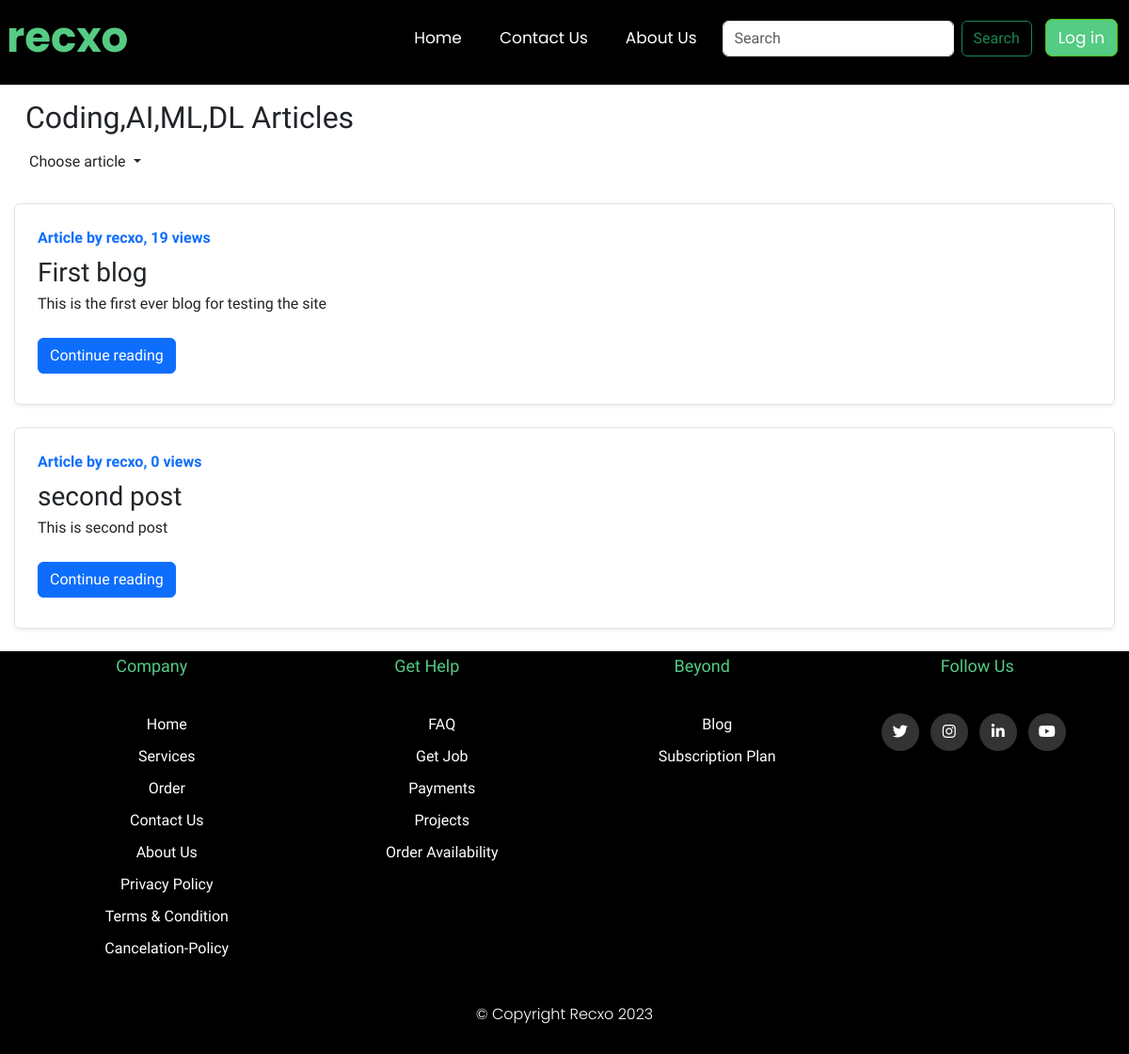
The page /blog/ on the database as committed earlier.
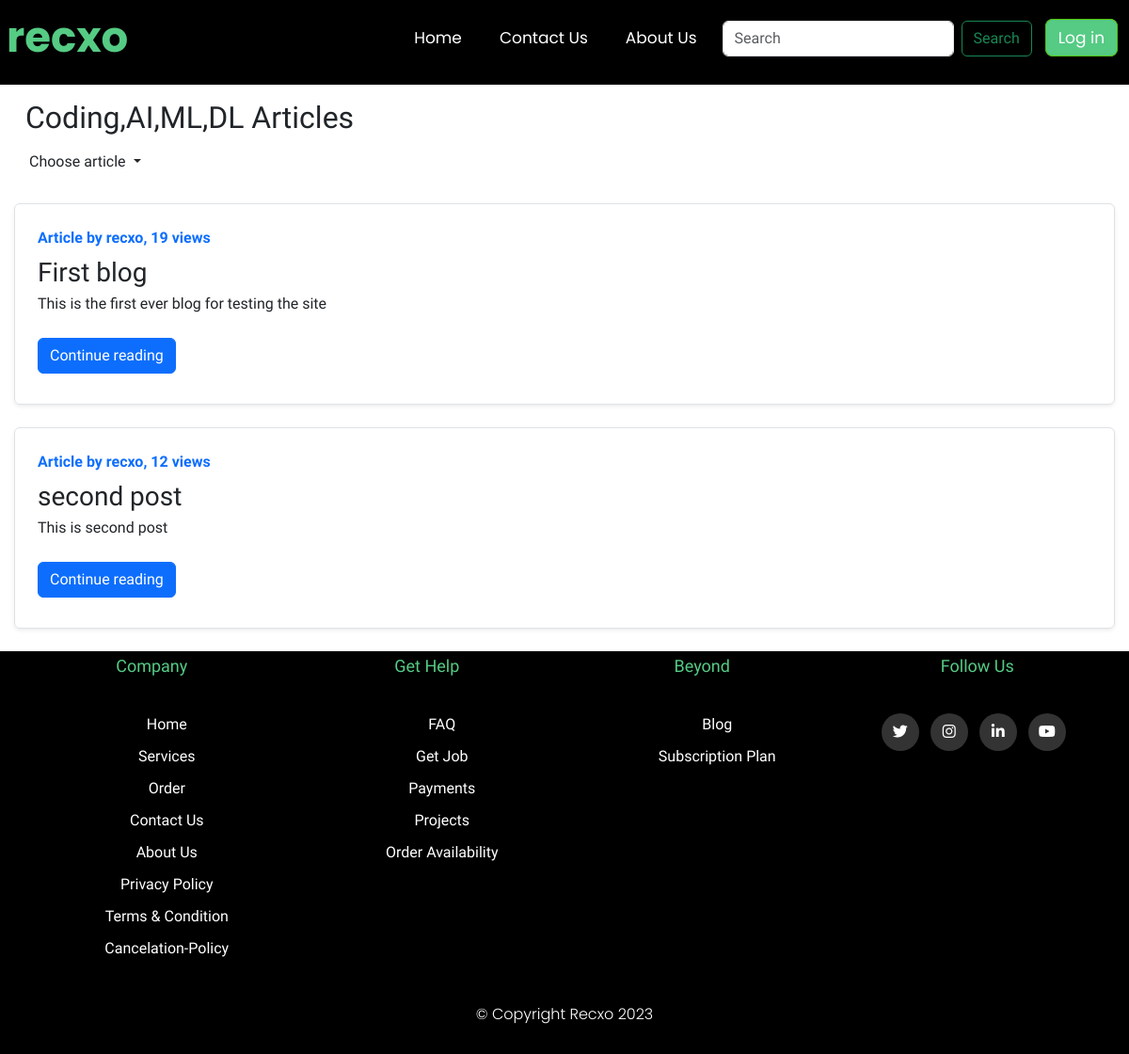
The same page on the database as committed later.
### Blog/models.py (models this page shows, shortened)
class Post(models.Model):
    sno = models.AutoField(primary_key=True)
    title = models.CharField(max_length=200)
    content = models.TextField()
    author = models.CharField(max_length=13)
    slug = models.CharField(max_length=130)
    views= models.IntegerField(default=0)
    timestamp = models.DateTimeField(blank=True)

### Blog/views.py (the view)
# urls.py: path('', views.blogHome,name='blogHome'),
def blogHome(request):
    allPosts = Post.objects.all()
    context = {'allPosts': allPosts}
    return render(request, 'blog/blogHome.html', context)

### templates/blog/blogHome.html (shortened to what this page needs)
{% extends 'blog_base.html' %} {% block title %} blog{% endblock title %}
{% block blogactive %}active{% endblock blogactive %} {% block body %}
<div class="container my-3">
  <span>
    <h2>Coding,AI,ML,DL Articles</h2>
  </span>
  <span>
    <ul class="navbar-nav ml-auto mx-1">
      <li class="nav-item dropdown ">
        <a class="nav-link dropdown-toggle" href="#" role="button" data-bs-toggle="dropdown" aria-expanded="false">
          Choose article
        </a>
      </li>
    </ul>
  </span>
  {% for post in allPosts %}
  <div class="row no-gutters border rounded overflow-hidden flex-md-row mb-4 shadow-sm h-md-250 my-4 position-relative">
    <div class="col p-4 d-flex flex-column position-static">
      <strong class="d-inline-block mb-2 text-primary">Article by {{post.author}}, {{post.views}} views</strong>
      <h3 class="mb-0">{{post.title}}</h3>
      <p class="card-text mb-auto">
          <div class="preview">
          {{post.content|safe| truncatechars:500}}
        </div>
        </p>
      <div class="my-2">
        <a href="/blog/{{post.slug}}" role="button" class="btn btn-primary">Continue reading</a>
      </div>
    </div>
  </div>
  {% endfor %}
</div>
  {% endblock body %}

### templates/blog_base.html (shortened to what this page needs)
{% load static %}
<!DOCTYPE html>
<html lang="en">
  <head>
    <link
      href="https://cdn.jsdelivr.net/npm/bootstrap@5.3.0-alpha1/dist/css/bootstrap.min.css"
      rel="stylesheet"
    />
    <link
      rel="stylesheet"
      href="https://cdnjs.cloudflare.com/ajax/libs/font-awesome/6.2.1/css/all.min.css"
    />
    <link rel="stylesheet" href="{% static 'css/base.css' %}" />
    <link rel="stylesheet" href="{% block link %}{% endblock link %}" />
    <link rel="stylesheet" href="{% block link2 %}{% endblock link2 %}" />
  </head>
  <body>
    <nav>
      <div class="nav-items">
        <label class="name">recxo</label>
        <div class="nav-links">
          <ul>
            <li class="item"><a href="/">Home</a></li>
            <li class="item"><a href="/Contact">Contact Us</a></li>
            <li class="item"><a href="/About">About Us</a></li>
            <li class="item">
              <form
                class="d-flex"
                method="get"
                action="{% url 'Search' %}"
                role="search"
              >
                <input
                  class="form-control me-2"
                  type="search"
                  placeholder="Search"
                  aria-label="Search"
                  name="query"
                  id="search"
                />
                <button class="btn btn-outline-success" type="submit">
                  Search
                </button>
              </form>
            </li>
            {% if user.is_authenticated %}
            <li>
              <ul class="navbar-nav ml-auto mx-1">
                <li class="nav-item dropdown">
                  <a
                    class="nav-link dropdown-toggle"
                    href="#"
                    role="button"
                    data-bs-toggle="dropdown"
                    aria-expanded="false"
                  >
                    Welcome {{request.user}}
                  </a>
                  <ul class="dropdown-menu">
                    <li><a class="dropdown-item" href="#">Profile</a></li>
                    <li>
                      <a class="dropdown-item" href="{% url 'Logout'%}"
                        >Logout</a
                      >
                    </li>
                    <li><a class="dropdown-item" href="#">Orders</a></li>
                    <li><hr class="dropdown-divider" /></li>
                    <li><a class="dropdown-item" href="#">Setting</a></li>
                  </ul>
                </li>
              </ul>
            </li>
            {% else %}
            <li>
              <a class="signin" href="/Login">Log in</a>
            </li>
            {% endif %}
          </ul>
        </div>
      </div>
    </nav>
    {% block body %}{% endblock body %}
    <footer class="footer">
      <div class="container">
        <div class="row">
          <div class="footer-col">
            <h4>Company</h4>
            <ul>
              <li><a href="/">home</a></li>
              <li><a href="/Services">services</a></li>
              <li><a href="/Orders">Order</a></li>
              <li><a href="/Contact">Contact us</a></li>
              <li><a href="/About">about us</a></li>
              <li><a href="/Privacy_Policy">Privacy Policy</a></li>
              <li><a href="/Term_Condition">Terms &amp; Condition</a></li>
              <li><a href="/Cancelation_Policy">Cancelation-Policy</a></li>
            </ul>
          </div>
          <div class="footer-col">
            <h4>get help</h4>
            <ul>
              <li><a href="/Services">FAQ</a></li>
              <li><a href="/Services/Job">get job</a></li>
              <li><a href="/Services">payments</a></li>
              <li><a href="/Services/Projects">projects</a></li>
              <li><a href="/Orders">order availability</a></li>
            </ul>
          </div>
          <div class="footer-col">
            <h4>beyond</h4>
            <ul>
              <li><a href="/blog">Blog</a></li>
              <li><a href="/Subscriptions">Subscription Plan</a></li>
            </ul>
          </div>
          <div class="footer-col">
            <h4>follow us</h4>
            <div class="social-links">
              <a href="https://twitter.com/RishavAnand1912" target="_blank"
                ><i class="fab fa-twitter"></i
              ></a>
              <a
                href="https://www.instagram.com/recxo_12/?next=%2F"
                target="_blank"
                ><i class="fab fa-instagram"></i
              ></a>
              <a
                href="https://www.linkedin.com/in/rishav-anand-28621525b/"
                target="_blank"
                ><i class="fab fa-linkedin-in"></i
              ></a>
              <a
                href="https://www.youtube.com/channel/UCtWFm2UoLmc-PsU58QYlinw"
                target="_blank"
                ><i class="fab fa-youtube"></i
              ></a>
            </div>
          </div>
        </div>
      </div>
      <div class="copyright">© Copyright Recxo 2023</div>
    </footer>
  </body>
</html>

### static/css/base.css (style rules this page uses)
* { margin: 0; padding: 0; text-decoration: none; list-style: none; box-sizing: border-box; }
body { font-family: 'Oxygen', sans-serif; }
body a { text-decoration: none; }
nav { background-color: black; height: 90px; width: 100%; position: sticky; top: 0px; z-index: 100; }
nav .nav-items label.name { color: #55cb84; font-size: 45px; font-weight: bold; line-height: 80px; font-family: 'Poppins', sans-serif; }
.nav-items { justify-content: flex-end; display: flex; max-width: 1450px; margin: 0px auto; }
nav .nav-items { display: flex; gap: 15rem; justify-content: space-around; }
.nav-items ul li { display: inline-block; line-height: 80px; margin: 0 5px; }
.nav-items ul li a { color: #fff; font-family: 'Poppins', sans-serif; font-size: 17px; padding: 7px 13px; }
.signin { padding: 15px 40px; font-size: 17px; background-color: #55cb84; color: white; border: rgb(83, 195, 8) solid 1.5px; border-radius: 0.5rem; }
.container { max-width: 1170px; margin: auto; }
.row { display: flex; flex-wrap: wrap; }
.footer ul { list-style: none; }
.footer { position: static; margin-top: 10px; left: 0; width: 100%; background-color: black; color: white; text-align: center; }
.footer-col { width: 25%; padding: 0 15px; }
.footer-col h4 { font-size: 18px; color: #55cb84; text-transform: capitalize; margin-bottom: 35px; padding: 5px 0; font-weight: 500; position: relative; }
.footer-col ul li:not(:last-child) { margin-bottom: 10px; }
.footer-col ul li a { font-size: 16px; text-transform: capitalize; color: #fff; text-decoration: none; font-weight: 300; display: block; transition: all 0.3s ease; }
.footer-col .social-links a { display: inline-block; height: 40px; width: 40px; background-color: rgba(255, 255, 255, 0.2); margin: 0 8px 10px 0; text-align: center; line-height: 40px; border-radius: 50%; color: #ffffff; transition: all 0.5s ease; }
.copyright { padding: 30px 0; font-family: 'Poppins', sans-serif; font-weight: 300; }

Rows that differ between the two databases and show on the page:
changed Post "second post": views "0" → "12"
